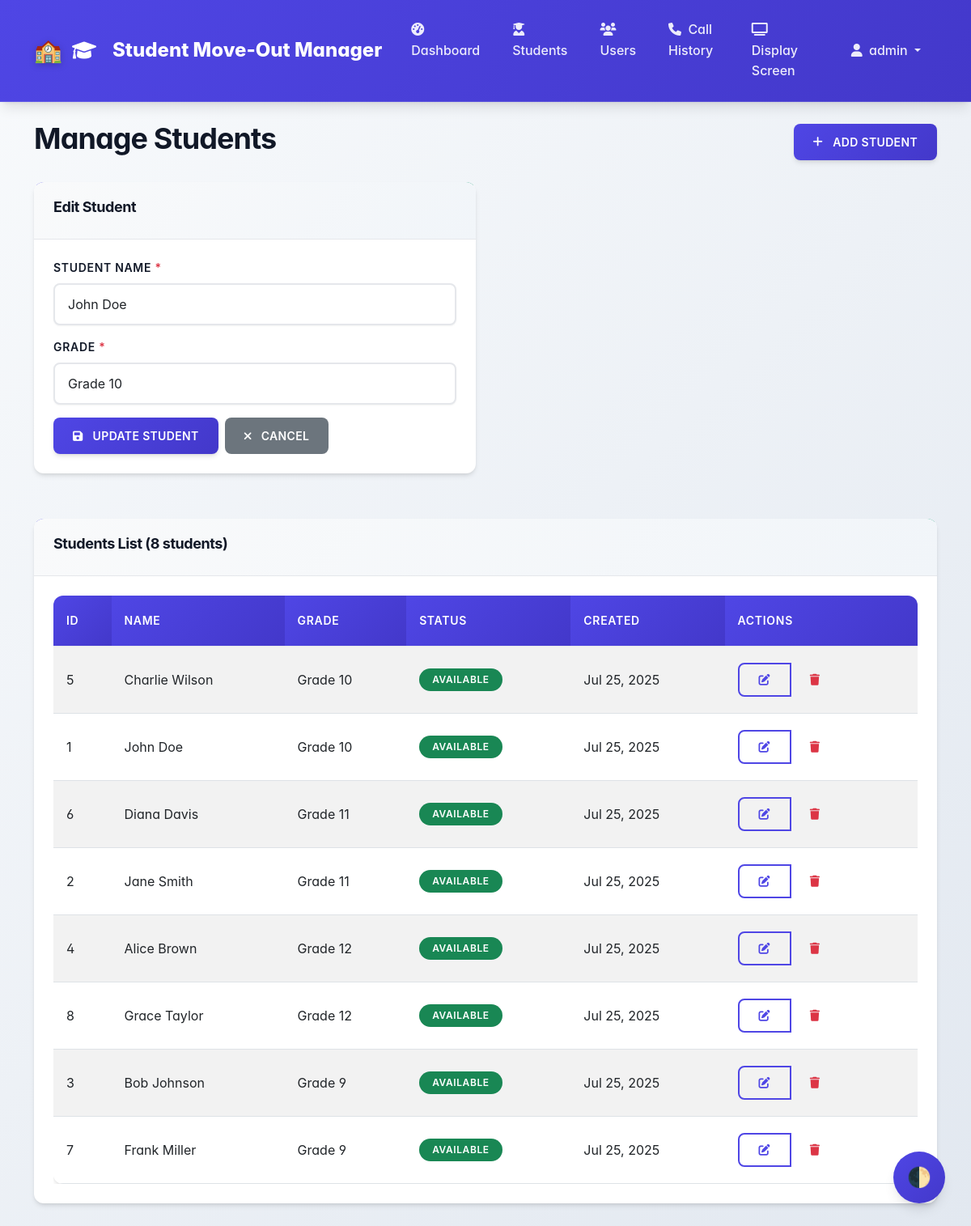
The app's page /admin/students.php?action=edit&id=1 (signed in) with its own data.
### tables this page shows
CREATE TABLE students (
    id INT PRIMARY KEY AUTO_INCREMENT,
    name VARCHAR(100) NOT NULL,
    grade VARCHAR(20) NOT NULL,
    status ENUM('active', 'inactive') DEFAULT 'active',
    created_at TIMESTAMP DEFAULT CURRENT_TIMESTAMP,
    updated_at TIMESTAMP DEFAULT CURRENT_TIMESTAMP ON UPDATE CURRENT_TIMESTAMP,
    INDEX idx_name (name),
    INDEX idx_grade (grade),
    INDEX idx_status (status)
);

### includes/Database.php (called while the page is built, shortened)
<?php
class Database {
    private static $instance = null;
    private $connection;
    private $config;
    private function __construct() {
        $configPath = __DIR__ . '/../config/config.php';
        $this->config = require $configPath;
    }
    public static function getInstance() {
        if (self::$instance === null) {
            self::$instance = new self();
        }
        return self::$instance;
    }
    private function connect() {
        try {
            $dbConfig = $this->config['database'];
            $dsn = "mysql:host={$dbConfig['host']};dbname={$dbConfig['database']};charset={$dbConfig['charset']}";
            $this->connection = new PDO($dsn,
                $dbConfig['username'],
                $dbConfig['password'],
                [
                    PDO::ATTR_ERRMODE => PDO::ERRMODE_EXCEPTION,
                    PDO::ATTR_DEFAULT_FETCH_MODE => PDO::FETCH_ASSOC,
                    PDO::ATTR_EMULATE_PREPARES => false
                ]
            );
        } catch (PDOException $e) {
            die("Database connection failed: " . $e->getMessage());
        } catch (Exception $e) {
            die("Configuration error: " . $e->getMessage());
        }
    }
    public function prepare($sql) {
        return $this->connection->prepare($sql);
    }
}

### config/config.php (called while the page is built)
<?php
return [
    'database' => [
        'host' => 'mysql-3404f80f-brianeugene851-bf63.c.aivencloud.com',
        'port' => 27843,
        'username' => 'avnadmin',
        'password' => 'YOUR_AIVEN_PASSWORD',
        'database' => 'defaultdb',
        'charset' => 'utf8mb4'
    ],
    'session' => [
        'timeout' => 3600,
        'name' => 'STUDENT_MOVEOUT_SESSION'
    ],
    'security' => [
        'csrf_token_name' => 'csrf_token',
        'password_min_length' => 6
    ],
    'app' => [
        'name' => 'Student Move-Out Manager',
        'version' => '1.0.0',
        'timezone' => 'America/New_York',
        'call_duration_minutes' => 5
    ]
];

### includes/Student.php (called while the page is built, shortened)
<?php
class Student {
    private $db;
    public function __construct() {
        $this->db = Database::getInstance();
    }
    public function getAll($limit = null, $offset = 0) {
        $sql = "SELECT * FROM students WHERE status = 'active' ORDER BY grade, name";
        if ($limit) {
            $sql .= " LIMIT ? OFFSET ?";
            $stmt = $this->db->prepare($sql);
            $stmt->execute([$limit, $offset]);
        } else {
            $stmt = $this->db->prepare($sql);
            $stmt->execute();
        }
        return $stmt->fetchAll();
    }
    public function getById($id) {
        $stmt = $this->db->prepare("SELECT * FROM students WHERE id = ? AND status = 'active'");
        $stmt->execute([$id]);
        return $stmt->fetch();
    }
    public function isCalled($studentId) {
        $stmt = $this->db->prepare("
            SELECT COUNT(*) as count FROM calls
            WHERE student_id = ? AND expires_at > NOW()
        ");
        $stmt->execute([$studentId]);
        $result = $stmt->fetch();
        return $result['count'] > 0;
    }
}

### admin/students.php (the view, shortened to what this page needs)
<?php
$student = new Student();
$currentAction = $_GET['action'] ?? 'list';
$editStudent = null;
if ($currentAction === 'edit' && isset($_GET['id'])) {
    $editStudent = $student->getById((int)$_GET['id']);
}
$students = $student->getAll();
include 'includes/header.php';
?>
<div class="container mt-4">
    <div class="row">
        <div class="col-md-12">
            <div class="d-flex justify-content-between align-items-center mb-4">
                <h1>Manage Students</h1>
                <a href="?action=add" class="btn btn-primary">
                    <i class="fas fa-plus me-1"></i>
                    Add Student
                </a>
            </div>
        </div>
    </div>
    <?php if ($currentAction === 'add' || $currentAction === 'edit'): ?>
        <div class="row">
            <div class="col-md-6">
                <div class="card">
                    <div class="card-header">
                        <h5><?php echo $currentAction === 'edit' ? 'Edit Student' : 'Add New Student'; ?></h5>
                    </div>
                    <div class="card-body">
                        <form method="POST" data-validate>
                            <div class="form-group mb-3">
                                <label for="name" class="form-label">Student Name <span class="text-danger">*</span></label>
                                <input type="text"
                                       class="form-control"
                                       id="name"
                                       name="name"
                                       value="<?php echo htmlspecialchars($editStudent['name'] ?? ''); ?>"
                                       required
                                       maxlength="100">
                            </div>
                            <div class="form-group mb-3">
                                <label for="grade" class="form-label">Grade <span class="text-danger">*</span></label>
                                <input type="text"
                                       class="form-control"
                                       id="grade"
                                       name="grade"
                                       value="<?php echo htmlspecialchars($editStudent['grade'] ?? ''); ?>"
                                       required
                                       maxlength="20"
                                       placeholder="e.g., Grade 10, Grade 11">
                            </div>
                            <div class="d-flex gap-2">
                                <button type="submit" class="btn btn-primary">
                                    <i class="fas fa-save me-1"></i>
                                    <?php echo $currentAction === 'edit' ? 'Update Student' : 'Add Student'; ?>
                                </button>
                                <a href="students.php" class="btn btn-secondary">
                                    <i class="fas fa-times me-1"></i>
                                    Cancel
                                </a>
                            </div>
                        </form>
                    </div>
                </div>
            </div>
        </div>
    <?php endif; ?>
    <div class="row mt-4">
        <div class="col-md-12">
            <div class="card">
                <div class="card-header">
                    <h5>Students List (<?php echo count($students); ?> students)</h5>
                </div>
                <div class="card-body">
                    <?php if ($students): ?>
                        <div class="table-responsive">
                            <table class="table table-striped">
                                <thead>
                                    <tr>
                                        <th>ID</th>
                                        <th>Name</th>
                                        <th>Grade</th>
                                        <th>Status</th>
                                        <th>Created</th>
                                        <th>Actions</th>
                                    </tr>
                                </thead>
                                <tbody>
                                    <?php foreach ($students as $studentRecord): ?>
                                        <tr>
                                            <td><?php echo $studentRecord['id']; ?></td>
                                            <td><?php echo htmlspecialchars($studentRecord['name']); ?></td>
                                            <td><?php echo htmlspecialchars($studentRecord['grade']); ?></td>
                                            <td>
                                                <?php if ($student->isCalled($studentRecord['id'])): ?>
                                                    <span class="badge bg-warning">Called</span>
                                                <?php else: ?>
                                                    <span class="badge bg-success">Available</span>
                                                <?php endif; ?>
                                            </td>
                                            <td><?php echo date('M j, Y', strtotime($studentRecord['created_at'])); ?></td>
                                            <td>
                                                <div class="btn-group btn-group-sm" role="group">
                                                    <a href="?action=edit&id=<?php echo $studentRecord['id']; ?>"
                                                       class="btn btn-outline-primary">
                                                        <i class="fas fa-edit"></i>
                                                    </a>
                                                    <button type="button"
                                                            class="btn btn-outline-danger"
                                                            onclick="deleteStudent(<?php echo $studentRecord['id']; ?>, '<?php echo htmlspecialchars($studentRecord['name']); ?>')">
                                                        <i class="fas fa-trash"></i>
                                                    </button>
                                                </div>
                                            </td>
                                        </tr>
                                    <?php endforeach; ?>
                                </tbody>
                            </table>
                        </div>
                    <?php endif; ?>
                </div>
            </div>
        </div>
    </div>
</div>
<?php include 'includes/footer.php'; ?>

### assets/css/style.css (style rules this page uses)
:root { --primary-color: #4f46e5; --primary-hover: #4338ca; --secondary-color: #6b7280; --success-color: #059669; --danger-color: #dc2626; --warning-color: #d97706; --info-color: #0284c7; --light-color: #f9fafb; --dark-color: #111827; --border-color: #e5e7eb; --text-muted: #6b7280; --shadow-sm: 0 1px 2px 0 rgb(0 0 0 / 0.05); --shadow-md: 0 4px 6px -1px rgb(0 0 0 / 0.1), 0 2px 4px -2px rgb(0 0 0 / 0.1); --shadow-lg: 0 10px 15px -3px rgb(0 0 0 / 0.1), 0 4px 6px -4px rgb(0 0 0 / 0.1); --shadow-xl: 0 20px 25px -5px rgb(0 0 0 / 0.1), 0 8px 10px -6px rgb(0 0 0 / 0.1); --border-radius: 0.5rem; --border-radius-lg: 0.75rem; --transition: all 0.2s cubic-bezier(0.4, 0, 0.2, 1); --transition-slow: all 0.3s cubic-bezier(0.4, 0, 0.2, 1); }
*, *::before, *::after { box-sizing: border-box; margin: 0; padding: 0; }
body { font-family: 'Inter', -apple-system, BlinkMacSystemFont, "Segoe UI", Roboto, "Helvetica Neue", Arial, sans-serif; line-height: 1.6; color: var(--dark-color); background: linear-gradient(135deg, #f8fafc 0%, #e2e8f0 100%); min-height: 100vh; font-feature-settings: 'cv02', 'cv03', 'cv04', 'cv11'; -webkit-font-smoothing: antialiased; -moz-osx-font-smoothing: grayscale; }
h1, h2, h3, h4, h5, h6 { font-weight: 700; line-height: 1.2; letter-spacing: -0.025em; }
h1 { font-size: 2.25rem; }
h5 { font-size: 1.125rem; }
.card { border: none; border-radius: var(--border-radius-lg); box-shadow: var(--shadow-md); transition: var(--transition-slow); margin-bottom: 2rem; background: white; overflow: hidden; position: relative; }
.card::before { content: ''; position: absolute; top: 0; left: 0; right: 0; height: 4px; background: linear-gradient(90deg, var(--primary-color), var(--info-color), var(--success-color)); }
.card-header { background: linear-gradient(135deg, var(--light-color) 0%, #f1f5f9 100%); border-bottom: 1px solid var(--border-color); font-weight: 600; color: var(--dark-color); padding: 1.25rem 1.5rem; position: relative; }
.card-body { padding: 1.5rem; }
.btn { border-radius: var(--border-radius); font-weight: 600; transition: var(--transition); border: none; padding: 0.75rem 1.5rem; font-size: 0.875rem; letter-spacing: 0.025em; position: relative; overflow: hidden; text-transform: uppercase; display: inline-flex; align-items: center; gap: 0.5rem; }
.btn::before { content: ''; position: absolute; top: 0; left: -100%; width: 100%; height: 100%; background: linear-gradient(90deg, transparent, rgba(255, 255, 255, 0.3), transparent); transition: left 0.5s; }
.btn-primary { background: linear-gradient(135deg, var(--primary-color) 0%, var(--primary-hover) 100%); color: white; box-shadow: var(--shadow-md); }
.btn-outline-primary { border: 2px solid var(--primary-color); color: var(--primary-color); background: transparent; }
.form-control, .form-select { border: 2px solid var(--border-color); border-radius: var(--border-radius); transition: var(--transition); padding: 0.75rem 1rem; font-size: 1rem; background: white; box-shadow: var(--shadow-sm); }
.form-group { margin-bottom: 1.5rem; }
.form-label { font-weight: 600; color: var(--dark-color); margin-bottom: 0.5rem; display: block; font-size: 0.875rem; text-transform: uppercase; letter-spacing: 0.05em; }
.table { background: white; border-radius: var(--border-radius-lg); overflow: hidden; box-shadow: var(--shadow-md); margin-bottom: 0; }
.table thead th { background: linear-gradient(135deg, var(--primary-color) 0%, var(--primary-hover) 100%); color: white; border: none; font-weight: 600; padding: 1.25rem 1rem; text-transform: uppercase; letter-spacing: 0.05em; font-size: 0.875rem; }
.table tbody td { padding: 1.25rem 1rem; border-top: 1px solid var(--border-color); vertical-align: middle; transition: var(--transition); }
.table tbody tr { transition: var(--transition); }
.badge { padding: 0.5rem 1rem; border-radius: 9999px; font-weight: 600; font-size: 0.75rem; text-transform: uppercase; letter-spacing: 0.05em; }

### records on screen
students: name "John Doe", grade "Grade 10", id "1", shows "AVAILABLE", created_at "Jul 25, 2025"
students: id "5", name "Charlie Wilson", grade "Grade 10", shows "AVAILABLE", created_at "Jul 25, 2025"
students: id "6", name "Diana Davis", grade "Grade 11", shows "AVAILABLE", created_at "Jul 25, 2025"
students: id "2", name "Jane Smith", grade "Grade 11", shows "AVAILABLE", created_at "Jul 25, 2025"
students: id "4", name "Alice Brown", grade "Grade 12", shows "AVAILABLE", created_at "Jul 25, 2025"
students: id "8", name "Grace Taylor", grade "Grade 12", shows "AVAILABLE", created_at "Jul 25, 2025"
students: id "3", name "Bob Johnson", grade "Grade 9", shows "AVAILABLE", created_at "Jul 25, 2025"
students: id "7", name "Frank Miller", grade "Grade 9", shows "AVAILABLE", created_at "Jul 25, 2025"

### other values on screen
$user['username'] "admin"
count($students) "8"
